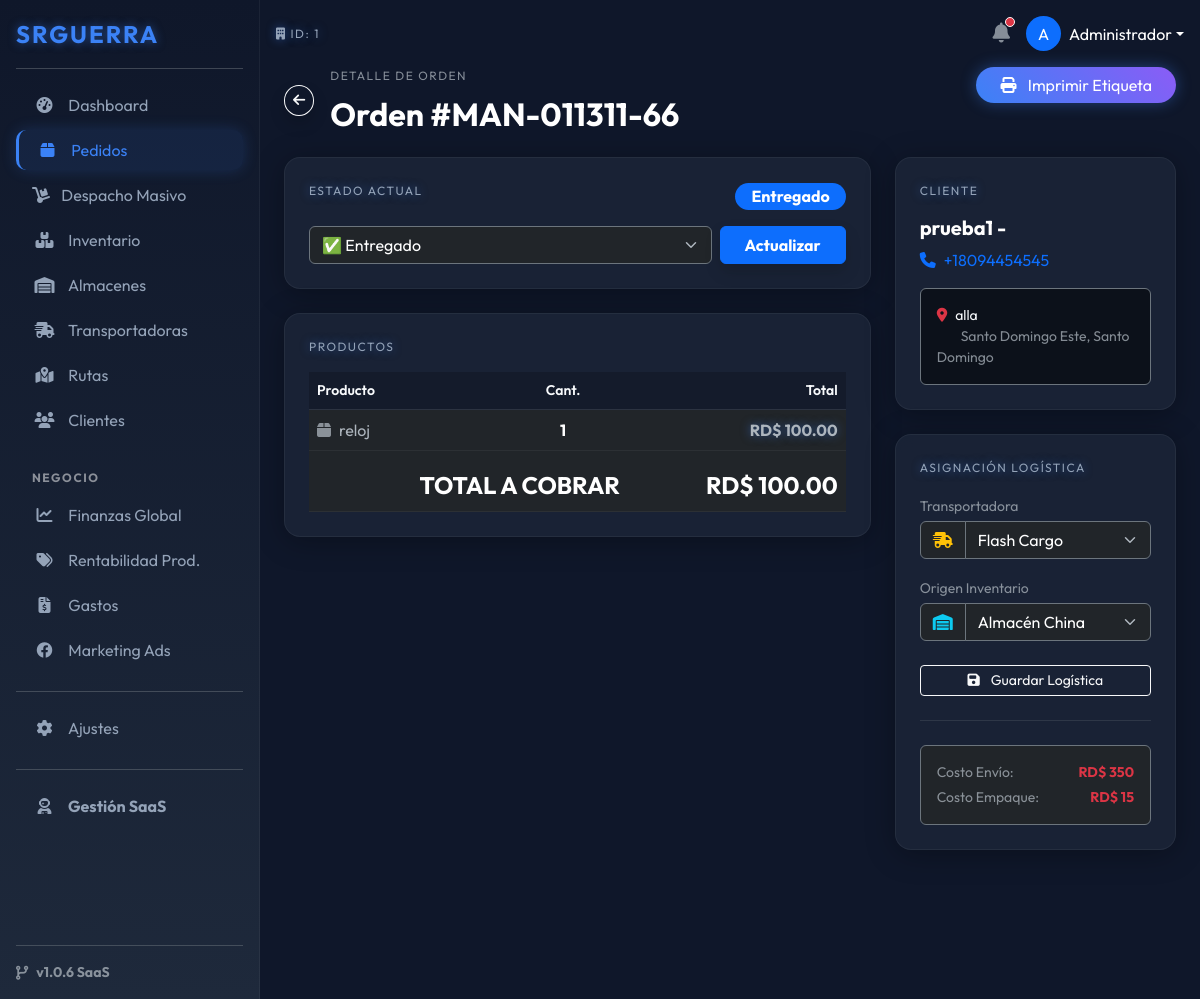
Page /index.php?ruta=pedidos/ver&id=9 (signed in) on the committed database.
### tables this page shows
CREATE TABLE `pedidos` (
  `id` int(11) NOT NULL,
  `empresa_id` int(11) NOT NULL,
  `cliente_id` int(11) NOT NULL,
  `transportadora_id` int(11) DEFAULT NULL,
  `almacen_id` int(11) DEFAULT NULL,
  `shopify_order_id` bigint(20) DEFAULT NULL,
  `origen` varchar(50) DEFAULT 'Manual',
  `numero_orden` varchar(50) NOT NULL,
  `estado_interno` enum('Nuevo','Confirmado','En Ruta','Entregado','Devuelto','Cancelado') DEFAULT 'Nuevo',
  `total_venta` decimal(10,2) NOT NULL,
  `costo_envio_real` decimal(10,2) DEFAULT 0.00,
  `costo_empaque_real` decimal(10,2) DEFAULT 0.00,
  `notas_internas` text DEFAULT NULL,
  `motivo_rechazo` text DEFAULT NULL,
  `guia_transporte` varchar(100) DEFAULT NULL,
  `fecha_creacion` datetime DEFAULT current_timestamp(),
  `fecha_entrega` datetime DEFAULT NULL,
  `fecha_actualizacion` datetime DEFAULT NULL
);

CREATE TABLE `pedidos_detalle` (
  `id` int(11) NOT NULL,
  `pedido_id` int(11) NOT NULL,
  `producto_id` int(11) DEFAULT NULL,
  `nombre_producto` varchar(255) NOT NULL,
  `cantidad` int(11) NOT NULL,
  `precio_unitario` decimal(10,2) NOT NULL,
  `costo_unitario` decimal(10,2) DEFAULT 0.00
);

CREATE TABLE `clientes` (
  `id` int(11) NOT NULL,
  `empresa_id` int(11) NOT NULL,
  `nombre` varchar(150) NOT NULL,
  `telefono` varchar(50) NOT NULL,
  `email` varchar(150) DEFAULT NULL,
  `provincia` varchar(100) DEFAULT NULL,
  `ciudad` varchar(100) DEFAULT NULL,
  `direccion` text DEFAULT NULL,
  `shopify_customer_id` bigint(20) DEFAULT NULL
);

CREATE TABLE `transportadoras` (
  `id` int(11) NOT NULL,
  `empresa_id` int(11) NOT NULL,
  `nombre` varchar(100) NOT NULL,
  `codigo_acceso` varchar(50) DEFAULT NULL,
  `pin_acceso` varchar(255) DEFAULT NULL,
  `costo_envio_fijo` decimal(10,2) DEFAULT 0.00,
  `activo` tinyint(1) DEFAULT 1
);

CREATE TABLE `almacenes` (
  `id` int(11) NOT NULL,
  `empresa_id` int(11) NOT NULL,
  `nombre` varchar(100) NOT NULL,
  `ubicacion` varchar(255) DEFAULT NULL,
  `costo_empaque` decimal(10,2) DEFAULT 0.00,
  `activo` tinyint(1) DEFAULT 1
);

### modules/pedidos/ver.php (the view, shortened to what this page needs)
<?php
$pedido_id = isset($_GET['id']) ? (int)$_GET['id'] : 0;
$empresa_id = $_SESSION['empresa_id'];
$sql = "SELECT p.*,
               c.nombre as cli_nombre, c.telefono as cli_telefono, c.direccion as cli_direccion,
               c.ciudad as cli_ciudad, c.provincia as cli_provincia,
               t.nombre as trans_nombre,
               a.nombre as almacen_nombre
        FROM pedidos p
        LEFT JOIN clientes c ON p.cliente_id = c.id
        LEFT JOIN transportadoras t ON p.transportadora_id = t.id
        LEFT JOIN almacenes a ON p.almacen_id = a.id
        WHERE p.id = ? AND p.empresa_id = ?";
$stmt = $pdo->prepare($sql);
$stmt->execute([$pedido_id, $empresa_id]);
$pedido = $stmt->fetch();
$lista_trans = $pdo->query("SELECT * FROM transportadoras WHERE empresa_id = $empresa_id AND activo = 1")->fetchAll();
$lista_alm = $pdo->query("SELECT * FROM almacenes WHERE empresa_id = $empresa_id AND activo = 1")->fetchAll();
$stmt_det = $pdo->prepare("SELECT * FROM pedidos_detalle WHERE pedido_id = ?");
$stmt_det->execute([$pedido_id]);
$detalles = $stmt_det->fetchAll();
?>
<div class="row mb-4">
    <div class="col-md-6 d-flex align-items-center">
        <a href="index.php?ruta=pedidos" class="btn btn-outline-light btn-sm me-3 rounded-circle shadow"><i class="fas fa-arrow-left"></i></a>
        <div>
            <span class="h-label text-muted">DETALLE DE ORDEN</span>
            <h2 class="fw-bold text-white mb-0">Orden #<?php echo htmlspecialchars($pedido['numero_orden']); ?></h2>
        </div>
    </div>
    <div class="col-md-6 text-end">
        <a href="index.php?ruta=imprimir-etiqueta&id=<?php echo $pedido['id']; ?>" target="_blank" class="btn btn-outline-warning rounded-pill px-4 btn-glow">
            <i class="fas fa-print me-2"></i> Imprimir Etiqueta
        </a>
    </div>
</div>
<div class="row g-4">
    <div class="col-lg-8">
        <div class="card-glass p-4 mb-4">
            <div class="d-flex justify-content-between align-items-center mb-3">
                <span class="h-label text-neon">ESTADO ACTUAL</span>
                <?php
                $es_devuelto = ($pedido['estado_interno'] == 'Devuelto');
                $badge_color = $es_devuelto ? 'bg-danger' : 'bg-primary';
                ?>
                <span class="badge <?php echo $badge_color; ?> fs-6 px-3 rounded-pill"><?php echo $pedido['estado_interno']; ?></span>
            </div>
            <form action="index.php?ruta=actualizar-estado-pedido" method="POST" class="d-flex gap-2">
                <div class="flex-grow-1">
                    <select name="nuevo_estado" class="form-select bg-dark text-white border-secondary">
                        <option value="Entregado" <?php echo $pedido['estado_interno'] == 'Entregado' ? 'selected' : ''; ?>>✅ Entregado</option>
                    </select>
                </div>
                <?php if ($es_devuelto): ?>
                    <button type="button" class="btn btn-secondary fw-bold px-4" disabled><i class="fas fa-lock me-2"></i> Bloqueado</button>
                <?php else: ?>
                    <button type="submit" class="btn btn-primary fw-bold px-4 shadow">Actualizar</button>
                <?php endif; ?>
            </form>
        </div>
        <div class="card-glass p-4">
            <span class="h-label text-neon mb-3">PRODUCTOS</span>
            <div class="table-responsive">
                <table class="table table-dark-custom align-middle mb-0">
                    <thead>
                        <tr class="text-muted small">
                            <th>Producto</th>
                            <th class="text-center">Cant.</th>
                            <th class="text-end">Total</th>
                        </tr>
                    </thead>
                    <tbody>
                        <?php foreach ($detalles as $d): ?>
                            <tr>
                                <td><i class="fas fa-box me-2 text-muted"></i><?php echo $d['nombre_producto']; ?></td>
                                <td class="text-center fw-bold text-white"><?php echo $d['cantidad']; ?></td>
                                <td class="text-end fw-bold text-neon">RD$ <?php echo number_format($d['precio_unitario'] * $d['cantidad'], 2); ?></td>
                            </tr>
                        <?php endforeach; ?>
                    </tbody>
                    <tfoot class="border-top border-secondary">
                        <tr>
                            <td colspan="2" class="text-end text-white fs-4 fw-bold pt-3">TOTAL A COBRAR</td>
                            <td class="text-end text-white fs-4 fw-bold pt-3">RD$ <?php echo number_format($pedido['total_venta'], 2); ?></td>
                        </tr>
                    </tfoot>
                </table>
            </div>
        </div>
    </div>
    <div class="col-lg-4">
        <div class="card-glass p-4 mb-4">
            <span class="h-label text-neon mb-3">CLIENTE</span>
            <?php if ($pedido['cli_nombre']): ?>
                <h5 class="text-white fw-bold"><?php echo $pedido['cli_nombre']; ?></h5>
                <p class="text-primary mb-3"><i class="fas fa-phone me-2"></i><?php echo $pedido['cli_telefono']; ?></p>
                <div class="p-3 bg-black bg-opacity-50 rounded border border-secondary small">
                    <i class="fas fa-map-marker-alt text-danger me-2"></i><?php echo $pedido['cli_direccion']; ?><br>
                    <span class="text-muted ms-4"><?php echo $pedido['cli_ciudad']; ?>, <?php echo $pedido['cli_provincia']; ?></span>
                </div>
            <?php else: ?>
                <div class="alert alert-warning small">Cliente eliminado.</div>
            <?php endif; ?>
        </div>
        <div class="card-glass p-4">
            <span class="h-label text-neon mb-3">ASIGNACIÓN LOGÍSTICA</span>
            <form action="index.php?ruta=guardar-pedido" method="POST">
                <div class="mb-3">
                    <label class="text-muted small mb-1">Transportadora</label>
                    <div class="input-group">
                        <span class="input-group-text bg-dark border-secondary text-warning"><i class="fas fa-shipping-fast"></i></span>
                        <select name="transportadora_id" class="form-select bg-dark text-white border-secondary">
                            <?php foreach ($lista_trans as $t): ?>
                                <option value="<?php echo $t['id']; ?>" <?php echo ($pedido['transportadora_id'] == $t['id']) ? 'selected' : ''; ?>>
                                    <?php echo $t['nombre']; ?>
                                </option>
                            <?php endforeach; ?>
                        </select>
                    </div>
                </div>
                <div class="mb-4">
                    <label class="text-muted small mb-1">Origen Inventario</label>
                    <div class="input-group">
                        <span class="input-group-text bg-dark border-secondary text-info"><i class="fas fa-warehouse"></i></span>
                        <select name="almacen_id" class="form-select bg-dark text-white border-secondary">
                            <?php foreach ($lista_alm as $a): ?>
                                <option value="<?php echo $a['id']; ?>" <?php echo ($pedido['almacen_id'] == $a['id']) ? 'selected' : ''; ?>>
                                    <?php echo $a['nombre']; ?>
                                </option>
                            <?php endforeach; ?>
                        </select>
                    </div>
                </div>
                <?php if(!$es_devuelto): ?>
                <button type="submit" class="btn btn-outline-light w-100 btn-sm">
                    <i class="fas fa-save me-2"></i> Guardar Logística
                </button>
                <?php endif; ?>
            </form>
            <hr class="border-secondary opacity-25 my-4">
            <div class="p-3 bg-dark rounded border border-secondary">
                <div class="d-flex justify-content-between mb-1">
                    <span class="small text-muted">Costo Envío:</span>
                    <span class="small text-danger fw-bold">RD$ <?php echo number_format($pedido['costo_envio_real'], 0); ?></span>
                </div>
                <div class="d-flex justify-content-between">
                    <span class="small text-muted">Costo Empaque:</span>
                    <span class="small text-danger fw-bold">RD$ <?php echo number_format($pedido['costo_empaque_real'], 0); ?></span>
                </div>
            </div>
        </div>
    </div>
</div>
<?php include 'includes/footer.php'; ?>

### assets/css/futuristic.css (style rules this page uses)
:root { --bg-dark: #0f172a; --bg-card: #1e293b; --primary-neon: #3b82f6; --accent-neon: #8b5cf6; --text-main: #f8fafc; --text-muted: #94a3b8; --success-glow: rgba(34, 197, 94, 0.2); --danger-glow: rgba(239, 68, 68, 0.2); }
body { background-color: var(--bg-dark); color: var(--text-main); font-family: 'Outfit', sans-serif; }
.card-glass { background: rgba(30, 41, 59, 0.7); backdrop-filter: blur(10px); -webkit-backdrop-filter: blur(10px); border: 1px solid rgba(255, 255, 255, 0.05); border-radius: 16px; box-shadow: 0 4px 30px rgba(0, 0, 0, 0.3); transition: transform 0.2s; }
.text-neon { color: var(--primary-neon); text-shadow: 0 0 10px rgba(59, 130, 246, 0.5); }
.h-label { font-size: 0.75rem; text-transform: uppercase; letter-spacing: 1.5px; color: var(--text-muted); margin-bottom: 10px; display: block; }
.table-dark-custom { background: transparent; color: var(--text-muted); }
.table-dark-custom th { background: rgba(0,0,0,0.2); color: var(--text-main); border-bottom: 1px solid rgba(255,255,255,0.1); font-weight: 600; }
.table-dark-custom td { border-bottom: 1px solid rgba(255,255,255,0.05); vertical-align: middle; }
.btn-glow { background: linear-gradient(45deg, var(--primary-neon), var(--accent-neon)); border: none; color: white; box-shadow: 0 0 15px rgba(59, 130, 246, 0.4); }

### rows in the picture
pedidos: numero_orden "MAN-011311-66", estado_interno "Entregado", nuevo_estado "✅ Entregado", total_venta "100.00", cliente.nombre "prueba1 -", cliente.telefono "+18094454545", cliente.direccion "alla", cliente.ciudad "Santo Domingo Este", cliente.provincia "Santo Domingo", transportadora_id "Flash Cargo", almacen_id "Almacén China", costo_envio_real "350", costo_empaque_real "15"
pedidos_detalle: nombre_producto "reloj", cantidad "1", $d['precio_unitario']*$d['cantidad'] "100.00"

### other values in the picture
$_SESSION['empresa_id'] "1"
substr($_SESSION['usuario_nombre'], 0, 1) "A"
explode(' ', $_SESSION['usuario_nombre'])[0] "Administrador"
